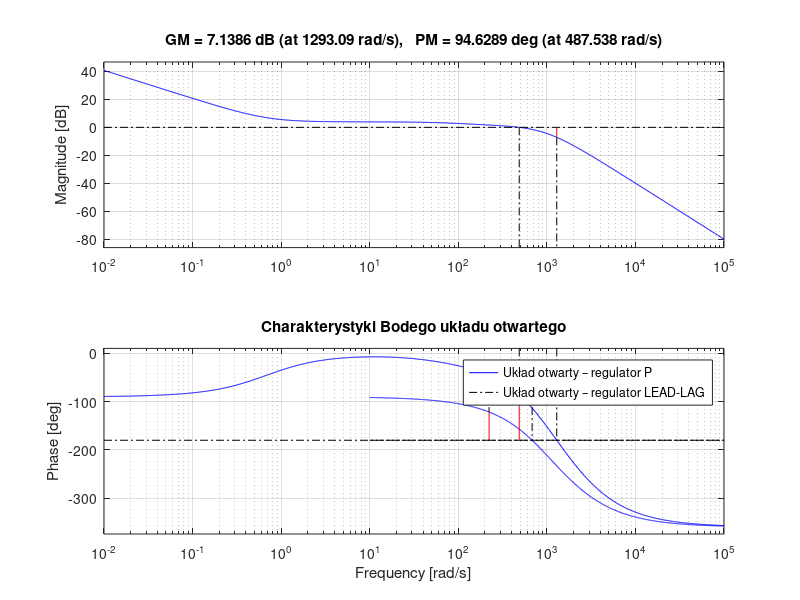

MATLAB code to generate this figure: (Note: this script raises an error after producing the figure.)

clear; close all; clc;

s = tf('s');

a1p = -7.274253e-01;
a0p = 1.378812e+03;
b2p = 7.384625e-07;
b1p = 1.296655e-03;
b0p = 6.605551e-01;

Gp =(a1p*s + a0p) / ( s*(b2p*s^2 + b1p*s + b0p) );

%regulator P
Kp = 0.1103;
Go_P = Kp * Gp;
Gcl_P = feedback(Go_P, 1);

%regulator P
[GM_P, PM_P, Wcg_P, Wcp_P] = margin(Go_P);


% LEAD – poprawa zapasu fazy
% OPTYMALNE NASTAWY LEAD-LAG:
z1 = 125.39
p1 = 1816.2536
z2 = 0.68609
p2 = 95.5291
kc = 1.0387

Gc = kc * ...
     (s + z1)/(s + p1) * (s + z2)/(s + p2);

Go_LL = Gc * Gp;
Gcl_LL = feedback(Go_LL, 1);


[GM_LL, PM_LL, Wcg_LL, Wcp_LL] = margin(Go_LL);

%Bode
figure;
margin(Go_P); hold on;
margin(Go_LL);
grid on;
title('Charakterystyki Bodego układu otwartego');
legend('Układ otwarty – regulator P', ...
       'Układ otwarty – regulator LEAD-LAG');

Kpos_P  = dcgain(Go_P);
Kpos_LL = dcgain(Go_LL);

disp('--- Wzmocnienie statyczne ---');
disp(['Kp (P):        ', num2str(Kpos_P)]);
disp(['Kp (LEAD-LAG): ', num2str(Kpos_LL)]);


%Wyniki liczbowe
disp('--- Zapasy stabilności ---');
disp(['PM P        = ', num2str(PM_P),  ' deg']);
disp(['PM LEAD-LAG = ', num2str(PM_LL), ' deg']);
disp(['GM P        = ', num2str(20*log10(GM_P)),  ' dB']);
disp(['GM LEAD-LAG = ', num2str(20*log10(GM_LL)), ' dB']);

disp('--- Odpowiedź skokowa ---');
disp(['Overshoot P        = ', num2str(info_P.Overshoot),  ' %']);
disp(['Overshoot LEAD-LAG = ', num2str(info_LL.Overshoot), ' %']);
disp(['Ts P        = ', num2str(info_P.SettlingTime),  ' s']);
disp(['Ts LEAD-LAG = ', num2str(info_LL.SettlingTime), ' s']);
